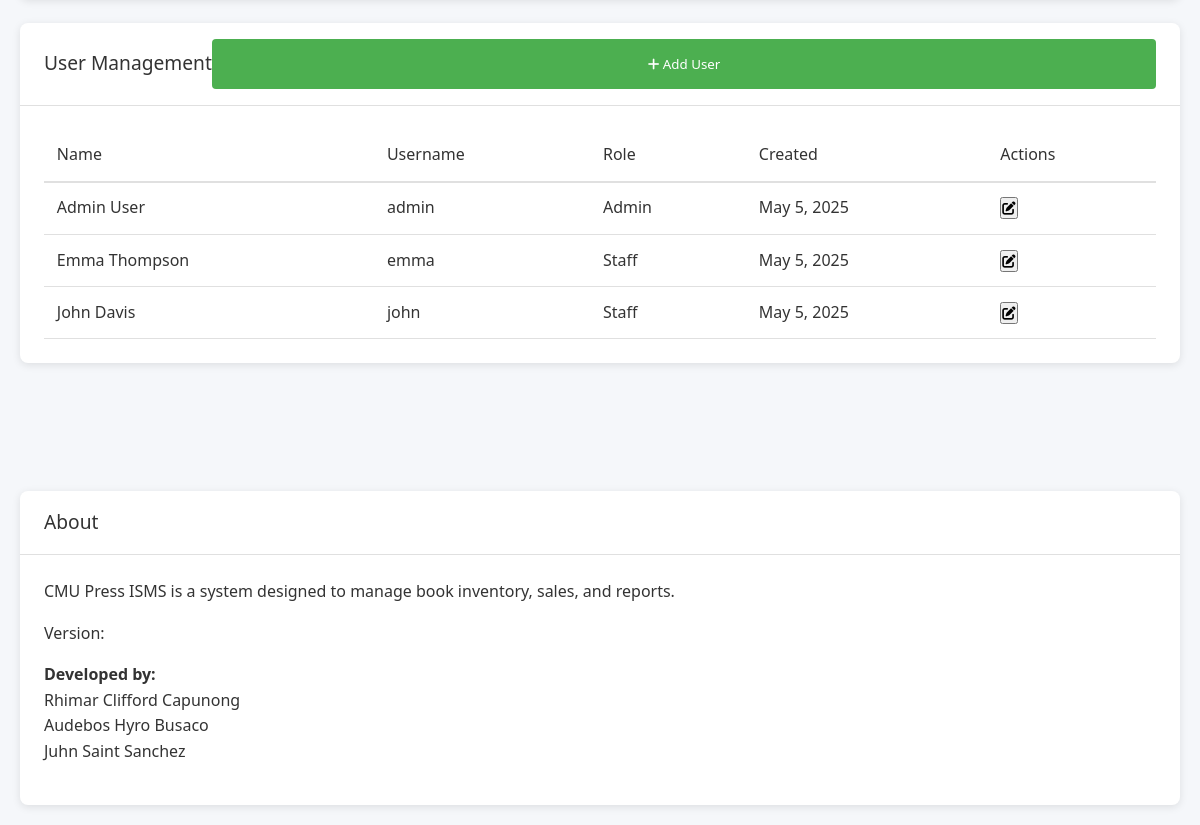
/index.php?tab=settings (signed in, lower part), run on an earlier commit of the app's database.
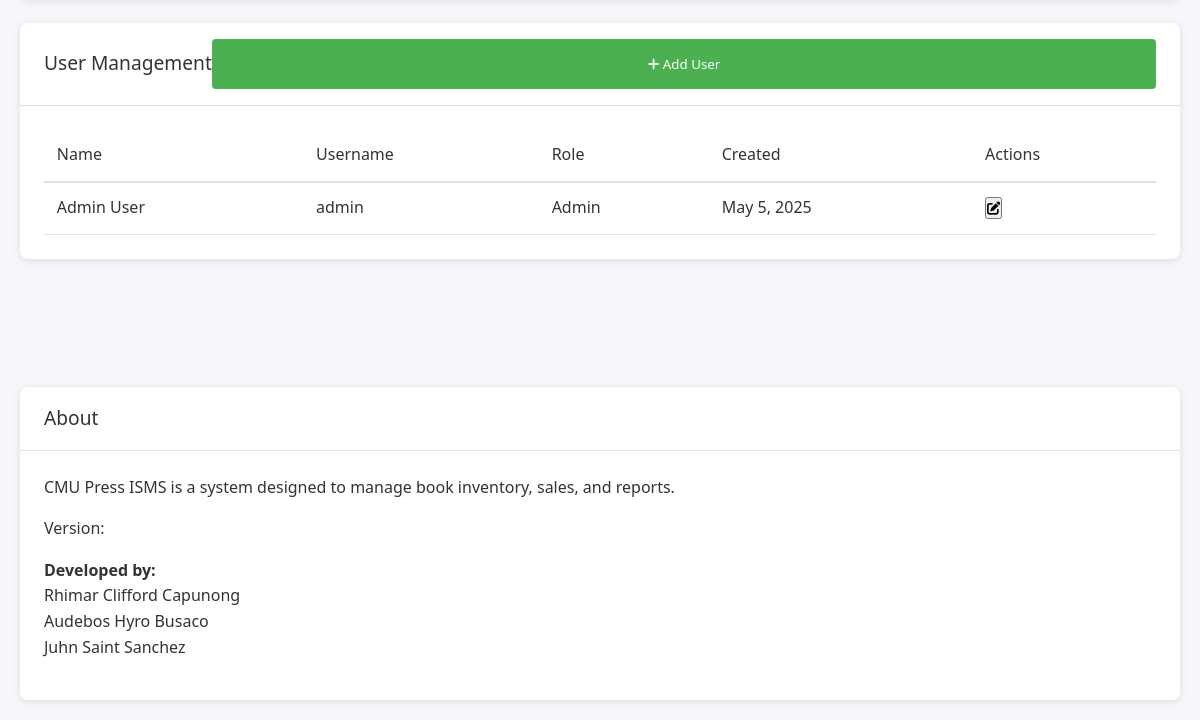
And on a later commit of the database.
### tables this page shows
CREATE TABLE `users` (
  `user_id` int(11) NOT NULL AUTO_INCREMENT,
  `username` varchar(50) NOT NULL,
  `password` varchar(255) NOT NULL,
  `name` varchar(255) NOT NULL,
  `role` enum('admin','staff') NOT NULL DEFAULT 'staff',
  `created_at` timestamp NOT NULL DEFAULT current_timestamp(),
  `updated_at` timestamp NOT NULL DEFAULT current_timestamp() ON UPDATE current_timestamp(),
  PRIMARY KEY (`user_id`),
  UNIQUE KEY `username` (`username`)
);

### pages/settings.php (the view, shortened to what this page needs)
<?php
$database = new Database();
$db = $database->getConnection();
$isAdmin = $_SESSION['role'] === 'admin';
$users = [];
if ($isAdmin) {
    $stmt = $db->prepare("SELECT * FROM users ORDER BY name ASC");
    $stmt->execute();
    $users = $stmt->fetchAll(PDO::FETCH_ASSOC);
}
?>
<section id="settings" class="tab-content active">
    <div class="container">
        <div class="left-column">
            <?php if ($isAdmin): ?>
            <div class="card">
                <div class="card-header">
                    <h2>User Management</h2>
                    <button id="add-user-btn" class="btn-primary"><i class="fas fa-plus"></i> Add User</button>
                </div>
                <div class="card-body">
                    <div class="users-table-wrapper">
                        <table class="users-table">
                            <thead>
                                <tr>
                                    <th>Name</th>
                                    <th>Username</th>
                                    <th>Role</th>
                                    <th>Created</th>
                                    <th>Actions</th>
                                </tr>
                            </thead>
                            <tbody>
                                <?php foreach ($users as $user): ?>
                                <tr>
                                    <td><?php echo htmlspecialchars($user['name']); ?></td>
                                    <td><?php echo htmlspecialchars($user['username']); ?></td>
                                    <td><?php echo ucfirst(htmlspecialchars($user['role'])); ?></td>
                                    <td><?php echo date('M j, Y', strtotime($user['created_at'])); ?></td>
                                    <td class="actions">
                                        <button class="edit-user-btn" data-id="<?php echo $user['user_id']; ?>"><i class="fas fa-edit"></i></button>
                                    </td>
                                </tr>
                                <?php endforeach; ?>
                            </tbody>
                        </table>
                    </div>
                </div>
            </div>
            <?php endif; ?>
        </div>
        <div class="right-column">
                <div class="card-body">
            </div>
            <div class="card">
                <div class="card-header">
                    <h2>About</h2>
                </div>
                <div class="card-body">
                    <div class="about-content">
                        <p><strong><?php echo htmlspecialchars($appName); ?></strong>CMU Press ISMS is a system designed to manage book inventory, sales, and reports.</p>
                        <p>Version: <?php echo htmlspecialchars($appVersion); ?></p>
                        <p><strong>Developed by:</strong><br>
                        Rhimar Clifford Capunong <br>
                        Audebos Hyro Busaco<br>
                        Juhn Saint Sanchez </p>
                    </div>
                </div>
            </div>
        </div>
    </div>
</section>

What changed in the data, as far as the page shows it:
removed users: name "Emma Thompson", username "emma", role "Staff", created_at "May 5, 2025"
removed users: name "John Davis", username "john", role "Staff", created_at "May 5, 2025"
